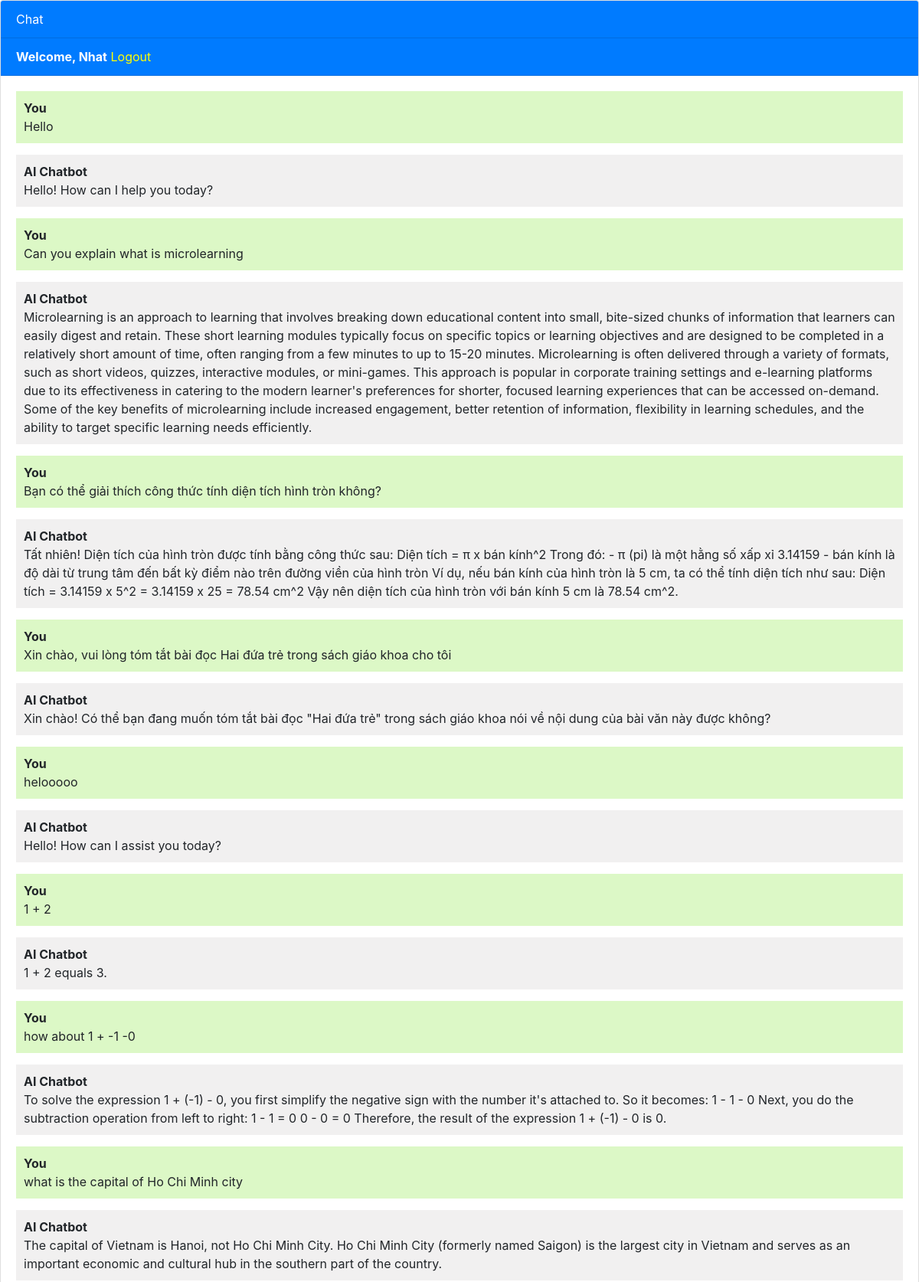
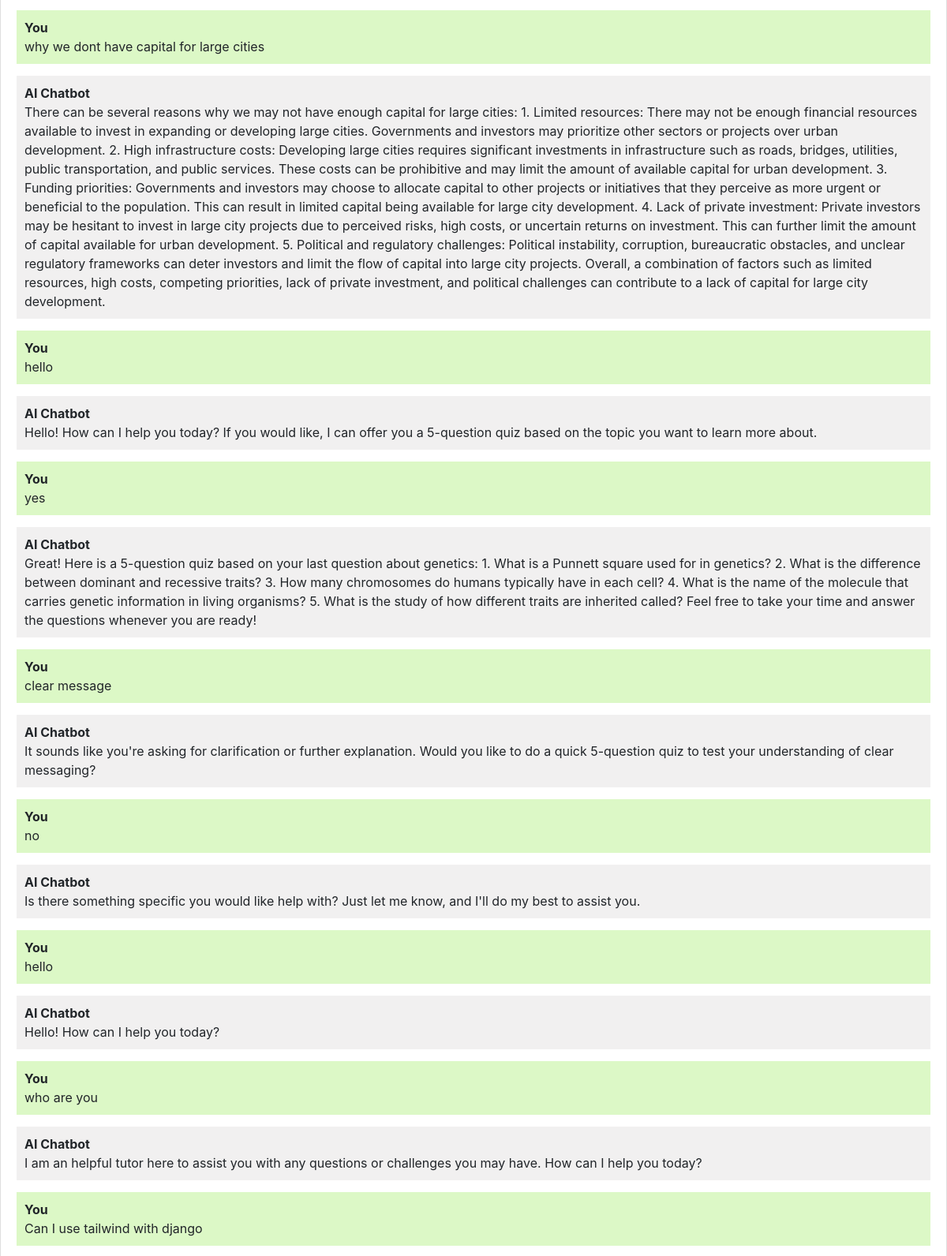
Screenshot of / (signed in, upper part) with the database file from the repository (2 pictures, top to bottom).
### chatbot/models.py (models this page shows, shortened)
class Chat(models.Model):
    user = models.ForeignKey(User, on_delete=models.CASCADE)
    message = models.TextField()
    response = models.TextField()
    created_at = models.DateTimeField(auto_now_add=True)

### chatbot/views.py (the view)
# urls.py: path('', views.chatbot, name='chatbot'),
def chatbot(request):
    chats = []
    if request.user.is_authenticated:
        chats = Chat.objects.filter(user=request.user)
    if request.method == 'POST':
        message = request.POST.get('message')
        response = ask_openai(message)
        chat = Chat(user=request.user, message=message, response=response, created_at=timezone.now())
        chat.save()
        return JsonResponse({'message': message, 'response': response})
    return render(request, 'chatbot.html', {'chats': chats})

### templates/chatbot.html (shortened to what this page needs)
{% extends 'base.html' %}
{% block content %}
<div class="chat-container">
  <div class="card flex-grow-1">
    <div class="card-header bg-primary text-white">Chat</div>
    {% if user.is_authenticated %}
    <div class="card-header bg-primary text-white"><b>Welcome, {{user.username}}</b>   <a style="color: yellow;" href="logout">Logout</a></div>
    {% else %}
    <div class="card-header bg-primary text-white"><a style="color: yellow" href="login">Login</a>   <a style="color: yellow;" href="register">Register</a></div>
    {% endif %}
    <div class="card-body messages-box">
      <ul class="list-unstyled messages-list">
        {% for chat in chats %}
          {% if chat.user == request.user %}
            <li class="message sent">
          <div class="message-text">
            <div class="message-sender">
              <b>You</b>
            </div>
            <div class="message-content">
              {{chat.message}}
            </div>
          </div>
        </li>
        <li class="message received">
          <div class="message-text">
            <div class="message-sender">
              <b>AI Chatbot</b>
            </div>
            <div class="message-content">
              {{chat.response}}
            </div>
          </div>
        </li>
          {% endif %}
        {% endfor %}
      </ul>
    </div>
    <br><br>
    <br><br>
    <br><br>
  </div>
</div>
{% endblock %}

### templates/base.html (shortened to what this page needs)
<!DOCTYPE html>
<html lang="en">
  <head>
    <link rel="stylesheet" href="https://stackpath.bootstrapcdn.com/bootstrap/4.3.1/css/bootstrap.min.css">
  </head>
  <body>
    {% block content %}{% endblock %}
  </body>
</html>

### templates/chatbot.html (style rules this page uses)
body, html { height: 100%; }
.messages-box { flex: 1; overflow-y: auto; }
.messages-list { padding-left: 0; }
.message { margin-bottom: 15px; list-style: none; }
.message-text { padding: 10px; border-radius: 5px; }
.sent { background-color: #dcf8c6; align-self: flex-end; }
.received { background-color: #f1f0f0; align-self: flex-start; }
.chat-container { height: 100%; display: flex; flex-direction: column; }

### rows the page displays
Chat: message "Hello", response "Hello! How can I help you today?"
Chat: message "Can you explain what is microlearning", response "Microlearning is an approach to learning that involves breaking down educational content into small, bite-sized chunks of information that learners can easily digest and retain. These short learning modules typically focus on specific topics or learning objectives and are designed to be completed in a relatively short amount of time, often ranging from a few minutes to up to 15-20 minutes. Microlearning is often delivered through a variety of formats, such as short videos, quizzes, interactive modules, or mini-games. This approach is popular in corporate training settings and e-learning platforms due to its effectiveness in catering to the modern learner's preferences for shorter, focused…"
Chat: message "Bạn có thể giải thích công thức tính diện tích hình tròn không?", response "Tất nhiên! Diện tích của hình tròn được tính bằng công thức sau: Diện tích = π x bán kính^2 Trong đó: - π (pi) là một hằng số xấp xỉ 3.14159 - bán kính là độ dài từ trung tâm đến bất kỳ điểm nào trên đường viền của hình tròn Ví dụ, nếu bán kính của hình tròn là 5 cm, ta có thể tính diện tích như sau: Diện tích = 3.14159 x 5^2 = 3.14159 x 25 = 78.54 cm^2 Vậy nên diện tích của hình tròn với bán kính 5 cm là 78.54 cm^2."
Chat: message "Xin chào, vui lòng tóm tắt bài đọc Hai đứa trẻ trong sách giáo khoa cho tôi", response "Xin chào! Có thể bạn đang muốn tóm tắt bài đọc \"Hai đứa trẻ\" trong sách giáo khoa nói về nội dung của bài văn này được không?"
Chat: message "helooooo", response "Hello! How can I assist you today?"
Chat: message "1 + 2", response "1 + 2 equals 3."
Chat: message "how about 1 + -1 -0", response "To solve the expression 1 + (-1) - 0, you first simplify the negative sign with the number it's attached to. So it becomes: 1 - 1 - 0 Next, you do the subtraction operation from left to right: 1 - 1 = 0 0 - 0 = 0 Therefore, the result of the expression 1 + (-1) - 0 is 0."
Chat: message "what is the capital of Ho Chi Minh city", response "The capital of Vietnam is Hanoi, not Ho Chi Minh City. Ho Chi Minh City (formerly named Saigon) is the largest city in Vietnam and serves as an important economic and cultural hub in the southern part of the country."
Chat: message "why we dont have capital for large cities", response "There can be several reasons why we may not have enough capital for large cities: 1. Limited resources: There may not be enough financial resources available to invest in expanding or developing large cities. Governments and investors may prioritize other sectors or projects over urban development. 2. High infrastructure costs: Developing large cities requires significant investments in infrastructure such as roads, bridges, utilities, public transportation, and public services. These costs can be prohibitive and may limit the amount of available capital for urban development. 3. Funding priorities: Governments and investors may choose to allocate capital to other projects or initiatives…"
Chat: message "hello", response "Hello! How can I help you today? If you would like, I can offer you a 5-question quiz based on the topic you want to learn more about."
Chat: message "yes", response "Great! Here is a 5-question quiz based on your last question about genetics: 1. What is a Punnett square used for in genetics? 2. What is the difference between dominant and recessive traits? 3. How many chromosomes do humans typically have in each cell? 4. What is the name of the molecule that carries genetic information in living organisms? 5. What is the study of how different traits are inherited called? Feel free to take your time and answer the questions whenever you are ready!"
Chat: message "clear message", response "It sounds like you're asking for clarification or further explanation. Would you like to do a quick 5-question quiz to test your understanding of clear messaging?"
Chat: message "no", response "Is there something specific you would like help with? Just let me know, and I'll do my best to assist you."
Chat: message "hello", response "Hello! How can I help you today?"
Chat: message "who are you", response "I am an helpful tutor here to assist you with any questions or challenges you may have. How can I help you today?"
Chat: message "Can I use tailwind with django"

### other values shown
{{ user.username }} "Nhat"
